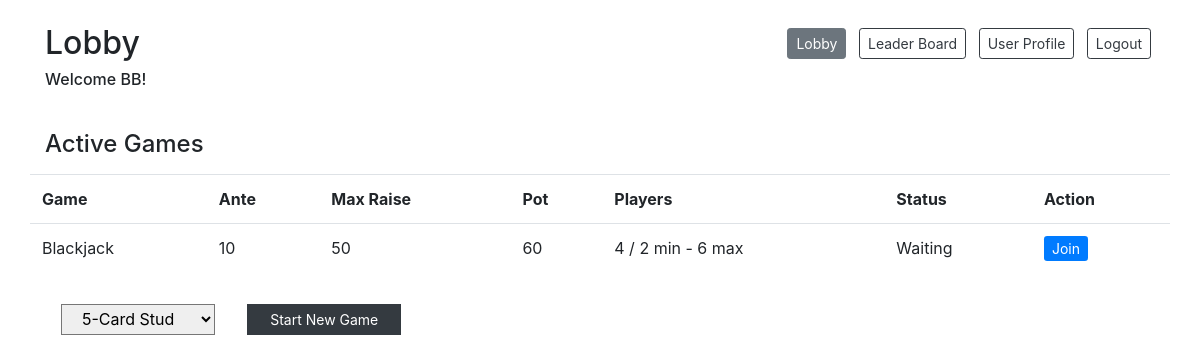
The app's page /lobby (signed in) with its own data.
### models.py (models this page shows)
class User(db.Model):
    __tablename__ = "users"
    id = db.Column(db.Integer, primary_key=True)
    user_name = db.Column(db.String(255))
    email = db.Column(db.String(255))
    password = db.Column(db.String(255))
    balance = db.Column(db.Integer)
    photo = db.Column(db.BLOB)
    wins = db.Column(db.Integer)
    losses = db.Column(db.Integer)
    current_game_id = db.Column(db.Integer, db.ForeignKey("games.id"), nullable=True)  # is null if not currently in a game
    current_game = db.relationship("Game", foreign_keys=[current_game_id], backref="game_users")
    created_at = db.Column(db.DateTime, server_default=func.now())
    updated_at = db.Column(db.DateTime, server_default=func.now(), onupdate=func.now())

class Game(db.Model):
    __tablename__ = "games"
    id = db.Column(db.Integer, primary_key=True)
    game_type_id = db.Column(db.Integer, db.ForeignKey("game_types.id"), nullable=True)
    game_type = db.relationship("GameType", foreign_keys=[game_type_id], backref="gametype_games")
    game_status = db.Column(db.Integer)  # 0: waiting, 1: playing, 2: completed
    pot = db.Column(db.Integer)
    current_turn = db.Column(db.Integer)
    num_players = db.Column(db.Integer)
    created_at = db.Column(db.DateTime, server_default=func.now())
    updated_at = db.Column(db.DateTime, server_default=func.now(), onupdate=func.now())

class GameType(db.Model):
    __tablename__ = "game_types"
    id = db.Column(db.Integer, primary_key=True)
    game_name = db.Column(db.String(255))
    time_limit = db.Column(db.Integer)
    min_players = db.Column(db.Integer)
    max_players = db.Column(db.Integer)
    ante = db.Column(db.Integer)
    max_raise = db.Column(db.Integer)
    created_at = db.Column(db.DateTime, server_default=func.now())
    updated_at = db.Column(db.DateTime, server_default=func.now(), onupdate=func.now())

### controller.py (the view)
def lobby():
    if 'user_id' in session:
        user = getUser(session['user_id'])
        if user:
            if user.current_game_id:
                game = getGame(user.current_game_id)
                if game.game_status == 1:
                    return redirect('/card-table')
            games = getActiveGames()
            game_types = getGameTypes()
            return render_template('lobby.html', user = user, games = games, game_types = game_types)
    return redirect('/login-registration')

### utilities.py (called while the page is built)
def getUser(user_id):
    user = User.query.get(user_id)
    return user

def getActiveGames():
    active_games = Game.query.filter(or_(Game.game_status == 0, Game.game_status ==1)).all()
    return active_games  # return game info

def getGameTypes():
    game_types = GameType.query.all()
    return game_types  # return game types

### templates/lobby.html (shortened to what this page needs)
<!DOCTYPE html>
<html lang="en">
<head>
    <link href="https://stackpath.bootstrapcdn.com/bootstrap/4.4.1/css/bootstrap.min.css" rel="stylesheet">
    <script src="https://cdnjs.cloudflare.com/ajax/libs/socket.io/1.7.3/socket.io.min.js"></script></head>
</head>
<body>
    <div class="container bg-white">
        <div class="row justify-content-between mt-4 mb-2">
            <div class="col-auto">
                <h2>Lobby</h2>
                <h6>Welcome {{user.user_name}}!</h6>
            </div>
            <div class="col-auto">
                <a href="#" class="inactive col-auto btn btn-secondary btn-sm mx-1 mt-1 mb-3">Lobby</a>
                <a href="/leaderboard" class="col-auto btn btn-outline-dark btn-sm mx-1 mt-1 mb-3">Leader Board</a>
                <a href="/user-profile" class="col-auto btn btn-outline-dark btn-sm mx-1 mt-1 mb-3">User Profile</a>
                <a href="/logout-action" class="col-auto btn btn-outline-dark btn-sm mx-1 mt-1 mb-3">Logout</a>
            </div>
        </div>
        <div class="row pt-4">
            <h4 class="col-12 pb-2">Active Games</h4>
            {% if games %}
            <table class="table table-fixed text-left table-hover">
                <tr>
                    <th>Game</th>
                    <th>Ante</th>
                    <th>Max Raise</th>
                    <th>Pot</th>
                    <th>Players</th>
                    <th>Status</th>
                    <th>Action</th>
                    {% for game in games %}
                            <td>{{game.game_type.game_name}}</td>
                            <td>{{game.game_type.ante}}</td>
                            <td>{{game.game_type.max_raise}}</td>
                            <td>{{game.pot}}</td>
                            <td>{{game.num_players}} / {{game.game_type.min_players}} min - {{game.game_type.max_players}} max</td>
                            {% if game.game_status == 0 or game.game_status == 1 %}
                                <td>Waiting</td>
                                {% if user.current_game_id == game.id %}
                                <td><a href="/lobby/leave-game/{{game.id}}" class="button btn-sm btn-primary">Leave</a></td>
                                {% else: %}
                                <td><a href="/lobby/join-game/{{game.id}}" class="button btn-sm btn-primary">Join</a></td>
                                {% endif %}
                            {% else %}
                                <td>Playing</td>
                                <td></td>
                            {% endif %}
                        </tr>
                    {% endfor %}
            </table>
            {% else %}
            <h6>No active games</h6>
            {% endif %}
        </div>
        <form action="/lobby/new-game" method="post" class="col-5 pt-3">
            <div class="row">
                <select type="text" name="game_type_id" class="input-lg col-4 rounded-0 px-3 mx-3" required>
                    {% for game_type in game_types %}
                        <option value="{{game_type.id}}">{{game_type.game_name}}</option>
                    {% endfor %}
                </select>
                <button type="submit" class="col-4 btn btn-dark btn-sm btn-block rounded-0 ml-3">Start New Game</button>
            </div>
        </form>
    </div>
</body>
</html>

### records on screen
User: user_name "BB"
Game: game_type.game_name "Blackjack", game_type.ante "10", game_type.max_raise "50", pot "60", num_players "4", game_type.min_players "2", game_type.max_players "6"

### other values on screen
form field game_type_id "5-Card Stud"
